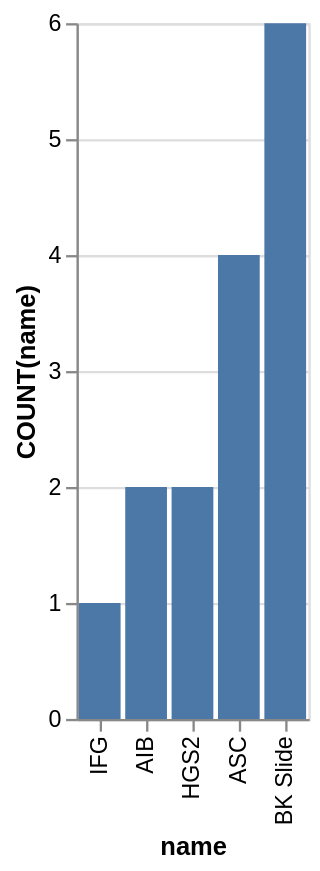

Write the Vega-Lite specification saved for this chart.
### Vega-Lite specification from a JSON file in a GitHub repository (floating-point values rounded to 4 significant figures)
{"data": {"values": [{"x_data": "IFG", "y_data": 1}, {"x_data": "AIB", "y_data": 2}, {"x_data": "HGS2", "y_data": 2}, {"x_data": "ASC", "y_data": 4}, {"x_data": "BK Slide", "y_data": 6}]}, "mark": "bar", "encoding": {"x": {"field": "x_data", "type": "nominal", "title": "name", "sort": {"op": "sum", "field": "y_data", "order": "ascending"}}, "y": {"field": "y_data", "type": "quantitative", "title": "COUNT(name)"}}}
